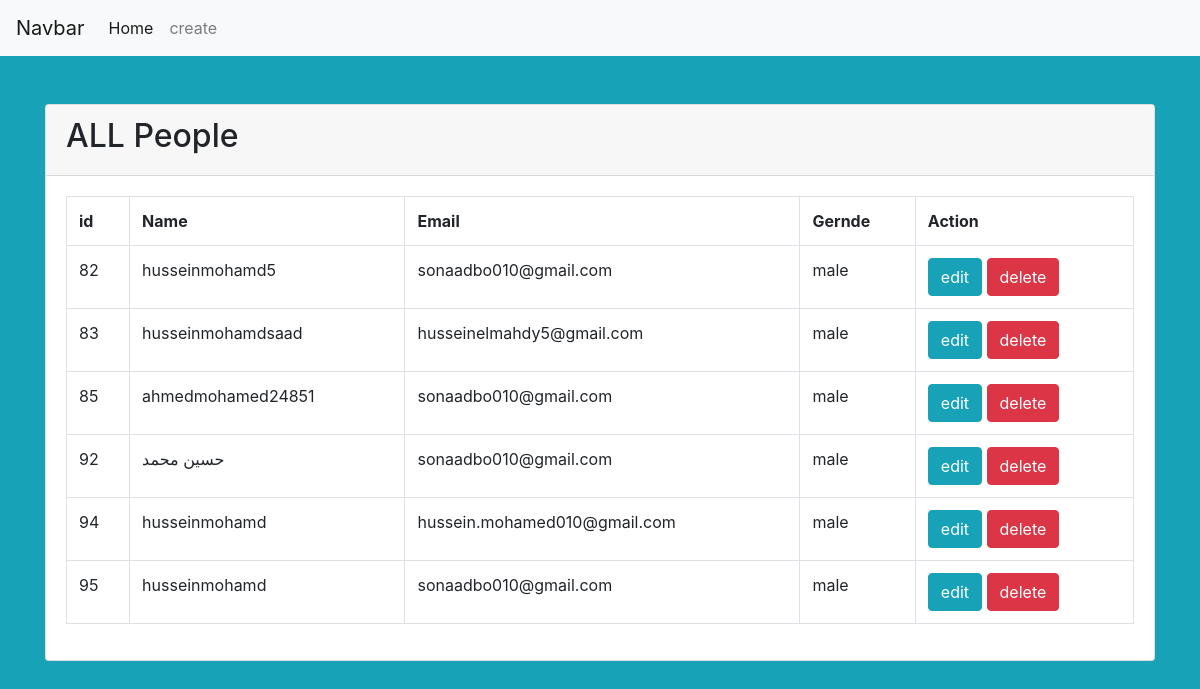
The page / on the database its author committed.
### tables this page shows
CREATE TABLE `people` (
  `id` int(11) NOT NULL,
  `name` varchar(30) NOT NULL,
  `email` varchar(30) NOT NULL,
  `gernde` enum('male','female') NOT NULL
);

### index.php (the view)
<?php
        require 'db.php';
        $sql=' select * from people ' ;
       $statement = $connection ->prepare($sql);
        $statement->execute();
        $people= $statement->fetchALL(PDO::FETCH_OBJ);
?>
<?php require 'header.php' ?>
<div class="container">
<div class="card mt-5">
    <div class="card-header">
        <h2>ALL People</h2>
    </div>
    <div class="card-body">
        <table class="table table-bordered">
            <tr>
                <th>id</th>
                <th>Name</th>
                <th>Email</th>
                <th>Gernde</th>
                <th>Action</th>
            </tr>
            <?php foreach($people as $person): ?>
            <tr>
                <td><?= $person->id; ?></td>
                <td><?= $person->name; ?></td>
                <td><?= $person->email; ?></td>
                <td><?= $person->gernde; ?> </td>
                   <td>
                   <a href = "edit.php?id=<?= $person->id ?>" class ="btn btn-info">edit</a>
                   <a onclick="return confirm('Are you sure you want to delete this entry? ')" href = "delete.php?id=<?= $person->id ?>" class="btn btn-danger">delete</a>
                   </td>
            </tr>
            <?php endforeach; ?>
        </table>
    </div>
</div>
</div>
<?php require 'footer.php' ?>

### header.php (shortened to what this page needs)
<!DOCTYPE html PUBLIC "-//W3C//DTD XHTML 1.0 Transitional//EN" "http://www.w3.org/TR/xhtml1/DTD/xhtml1-transitional.dtd">
<html xmlns="http://www.w3.org/1999/xhtml">
<head>
<link rel="stylesheet" href="css/bootstrap.min.css" />
<link rel="stylesheet" href="css/style.css" />
</head>
<body class="bg-info">
<nav class="navbar navbar-expand-lg navbar-light bg-light">
    <a class="navbar-brand" href="index.php">Navbar</a>
    <div class="collapse navbar-collapse" id="navbarNav">
        <ul class="navbar-nav">
            <li class="nav-item active">
                <a class="nav-link" href="index.php">Home <span class="sr-only">(current)</span></a>
            </li>
            <li class="nav-item">
                <a class="nav-link" href="create.php">create</a>
            </li>
        </ul>
    </div>
</nav>

### footer.php (shortened to what this page needs)
</body>
</html>

### rows shown on the page
people: id "82", name "husseinmohamd5", email "sonaadbo010@gmail.com", gernde "male"
people: id "83", name "husseinmohamdsaad", email "husseinelmahdy5@gmail.com", gernde "male"
people: id "85", name "ahmedmohamed24851", email "sonaadbo010@gmail.com", gernde "male"
people: id "92", name "حسين محمد", email "sonaadbo010@gmail.com", gernde "male"
people: id "94", name "husseinmohamd", email "hussein.mohamed010@gmail.com", gernde "male"
people: id "95", name "husseinmohamd", email "sonaadbo010@gmail.com", gernde "male"
